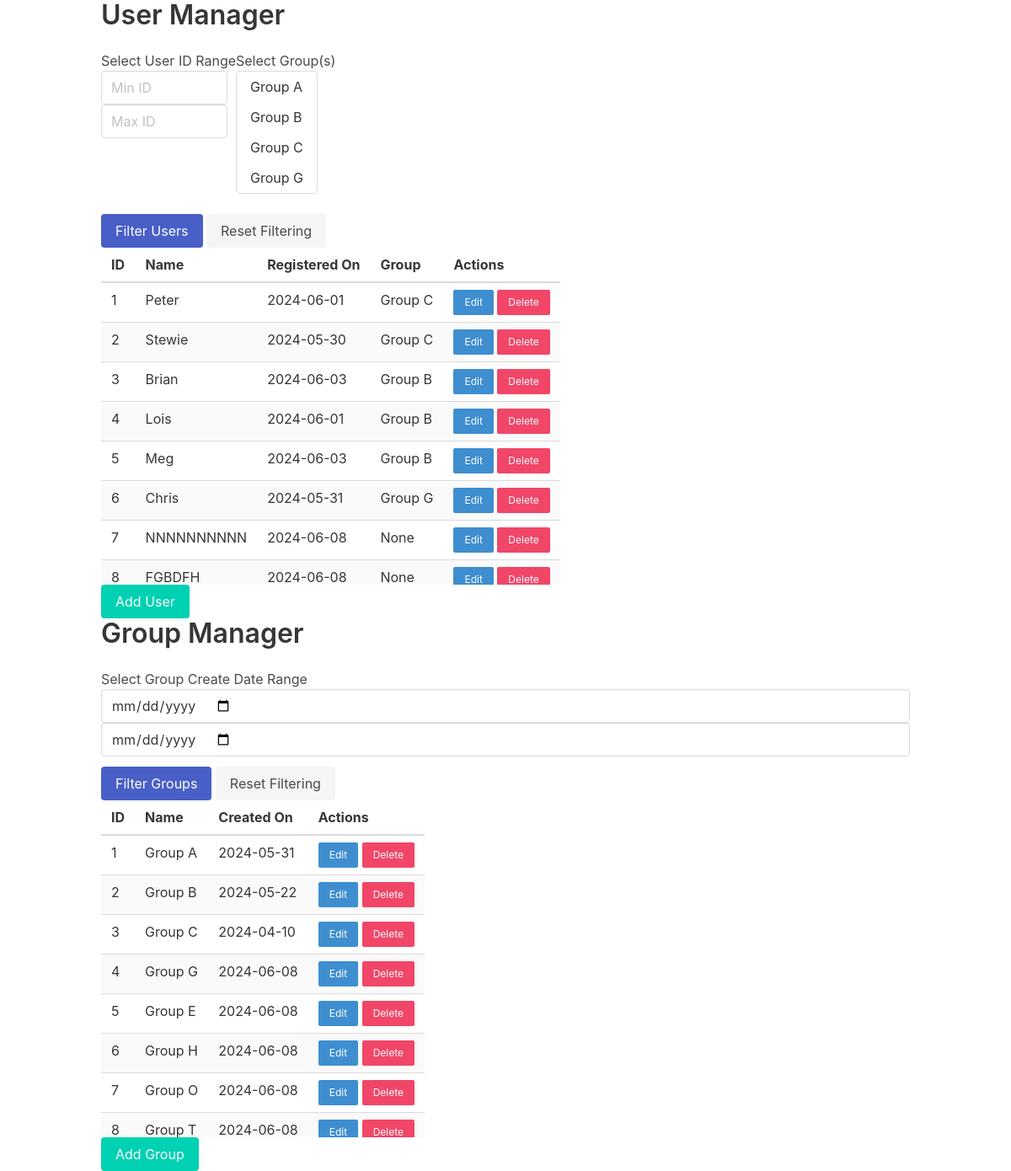
Before: / with the older database file.
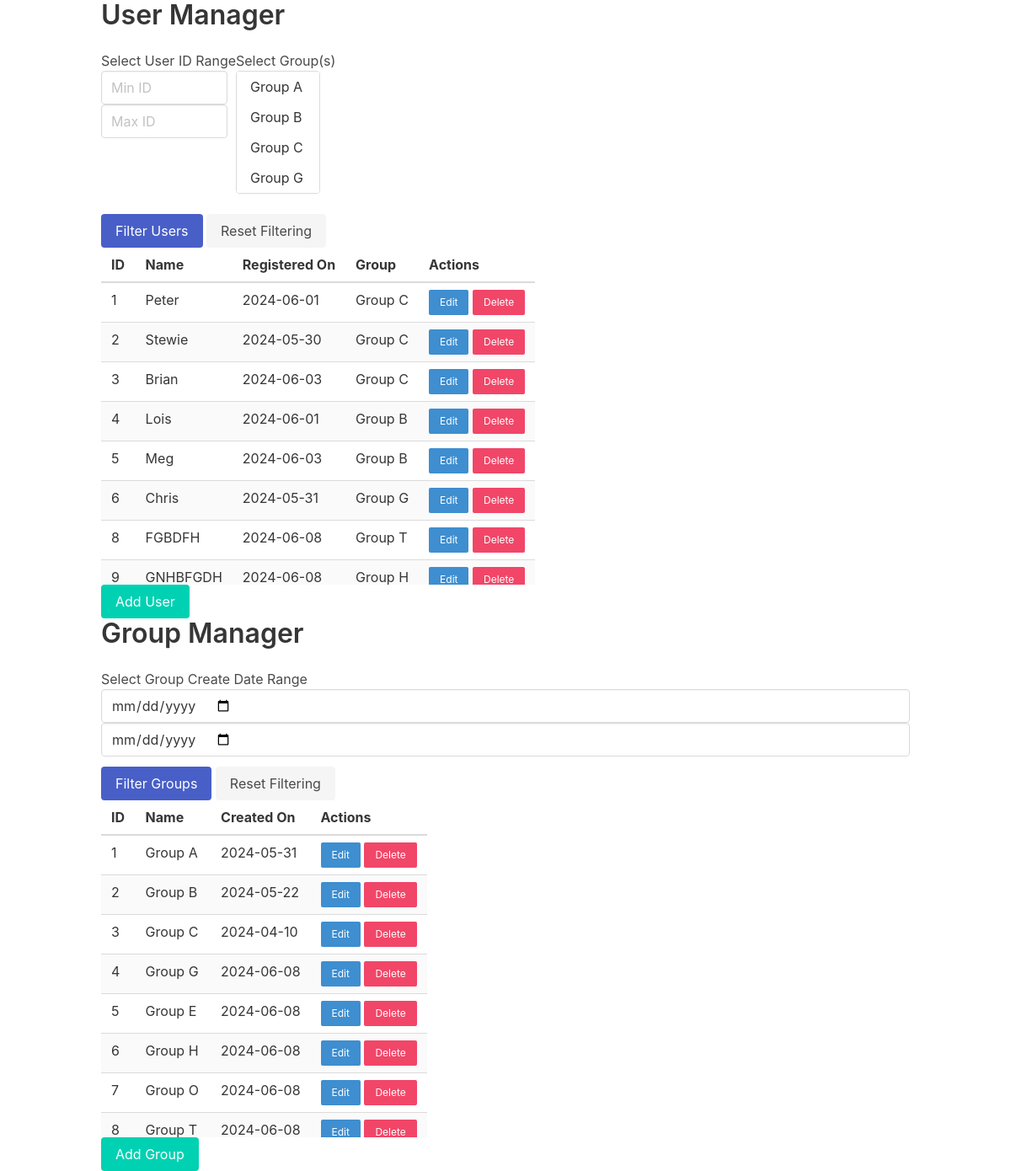
After: the same page with the newer database file.
### app.py (models this page shows)
class User(db.Model):
    id = db.Column(db.Integer, primary_key=True)
    name = db.Column(db.String(80), nullable=False)
    registered_on = db.Column(db.DateTime, default=datetime.now(timezone.utc))
    group_id = db.Column(db.Integer, db.ForeignKey('group.id'), default=0)
    group = db.relationship('Group', backref=db.backref('users', lazy=True))

class Group(db.Model):
    id = db.Column(db.Integer, primary_key=True)
    name = db.Column(db.String(80), nullable=False, unique=True)
    created_on = db.Column(db.DateTime, default=datetime.now(timezone.utc))

### app.py (the view)
@app.route('/')
def index():
    user_min_id = request.args.get('min_id', default=1, type=int)
    user_max_id = request.args.get('max_id', default=999999, type=int)
    print(f"Selecting user ID between {user_min_id} and {user_max_id}.")
    user_id_query = User.query.filter(User.id.between(user_min_id, user_max_id))
    group_ids = request.args.getlist('group_select', type=int)    # 根据 name 属性选择？
    print(f"Selecting user in groups: {group_ids}")
    if group_ids:
        user_id_query = user_id_query.filter(User.group_id.in_(group_ids))
    filtered_users = user_id_query.all()
    group_start_date = request.args.get('start_date', default='2000-01-01', type=str)
    group_end_date = request.args.get('end_date', default=datetime.today().strftime('%Y-%m-%d'), type=str)
    print(f"Selecting user registered from {group_start_date} to {group_end_date}.")
    filtered_groups = Group.query.filter(Group.created_on.between(
        datetime.strptime(group_start_date, '%Y-%m-%d').date(),
        datetime.strptime(group_end_date, '%Y-%m-%d').date() + timedelta(days=1))).all()
    return render_template('index.html',
                           users=filtered_users,
                           groups=filtered_groups,
                           group_ids=group_ids)

### templates/index.html (shortened to what this page needs)
<!doctype html>
<html lang="en">
<head>
    <link rel="stylesheet" href="https://cdnjs.cloudflare.com/ajax/libs/bulma/0.9.3/css/bulma.min.css">
    <link rel="stylesheet" href="static/css/index.css">
</head>
<body>
    <div class="container">
        <h1 class="title">User Manager</h1>
        <form action="{{ url_for('index') }}" method="get">
            <div class="columns">
                <div class="column is-narrow">
                    <div class="field-horizontal">
                        <div class="field-vertical">
                            <h2>Select User ID Range</h2>
                            <div class="control">
                                <input class="input input-width-limited" type="number" name="min_id" value="{{ request.args.get('min_id', '') }}" placeholder="Min ID" title="min id">
                            </div>
                            <div class="control">
                                <input class="input input-width-limited" type="number" name="max_id" value="{{ request.args.get('max_id', '') }}" placeholder="Max ID" title="max id">
                            </div>
                        </div>
                        <div class="field-vertical">
                            <h2>Select Group(s)</h2>
                            <div class="control">
                                <div class="select is-multiple custom-select">
                                    <select name="group_select" multiple>
                                        {% for group in groups %}
                                            <option value="{{ group.id }}" {% if group.id in group_list %}selected{% endif %}>{{ group.name }}</option>
                                        {% endfor %}
                                    </select>
                                </div>
                            </div>
                        </div>
                    </div>
                </div>
            </div>
            <div class="control">
                <button class="button is-link" type="submit">Filter Users</button>
                <a href="{{ url_for('index') }}" class="button is-light">Reset Filtering</a>
            </div>
        </form>
        <div style="height: 400px; overflow-y: scroll;">
            <table class="table is-striped">
                <thead>
                    <tr>
                        <th>ID</th>
                        <th>Name</th>
                        <th>Registered On</th>
                        <th>Group</th>
                        <th>Actions</th>
                    </tr>
                </thead>
                <tbody>
                    {% for user in users %}
                        {% set user_id = user.id %}
                        {% set registered_date = user.registered_on.strftime('%Y-%m-%d') %}
                        {% set user_group_id = user.group_id %}
                        <tr>
                            <td>{{ user.id }}</td>
                            <td>{{ user.name }}</td>
                            <td>{{ registered_date }}</td>
                            <td>{{ user.group.name if user.group else 'None' }}</td>
                            <td id="actions">
                                <button class="button is-small is-info" onclick="openUserModal({{ user_id }}, '{{ user.name }}', '{{ registered_date }}', {{ user_group_id }}, 'edit')">Edit</button>
                                <button class="button is-small is-danger" onclick="deleteUser({{ user_id }})">Delete</button>
                            </td>
                        </tr>
                    {% endfor %}
                </tbody>
            </table>
        </div>
        <button class="button is-primary" onclick="openUserModal(null, '', '', null, 'add')">Add User</button>
        <h1 class="title">Group Manager</h1>
        <h2>Select Group Create Date Range</h2>
        <form action="{{ url_for('index') }}" method="get">
            <div class="field">
                <div class="control">
                    <input class="input" type="date" name="start_date" value="{{ group_start_date }}" title="start date" required>
                    <input class="input" type="date" name="end_date" value="{{ group_end_date }}" title="end date" required>
                </div>
            </div>
            <div class="control">
                <button class="button is-link" type="submit">Filter Groups</button>
                <a href="{{ url_for('index') }}" class="button is-light">Reset Filtering</a>
            </div>
        </form>
        <div style="height: 400px; overflow-y: scroll;">
            <table class="table is-striped">
                <thead>
                    <tr>
                        <th>ID</th>
                        <th>Name</th>
                        <th>Created On</th>
                        <th>Actions</th>
                    </tr>
                </thead>
                <tbody>
                    {% for group in groups %}
                        {% set group_id = group.id %}
                        {% set created_date = group.created_on.strftime('%Y-%m-%d') %}
                        <tr>
                            <td>{{ group.id }}</td>
                            <td>{{ group.name }}</td>
                            <td>{{ created_date }}</td>
                            <td id="actions">
                                <button class="button is-small is-info" onclick="openGroupModal({{ group_id }}, '{{ group.name }}', '{{ created_date }}', 'edit')">Edit</button>
                                <button class="button is-small is-danger" onclick="deleteGroup({{ group_id }})">Delete</button>
                            </td>
                        </tr>
                    {% endfor %}
                </tbody>
            </table>
        </div>
        <button class="button is-primary" onclick="openGroupModal(null, '', '', 'add')">Add Group</button>
    </div>
</body>
</html>

### static/css/index.css (style rules this page uses)
th { position: sticky; top: 0; background: white; z-index: 1; }
.input-width-limited { max-width: 150px; }
.field-horizontal { display: flex; align-items: flex-start; }
.field-vertical { display: flex; flex-direction: column; }

Changed rows visible on the page:
removed User: id "7", name "NNNNNNNNNN", registered_on "2024-06-08", group "None"
changed User "Brian": group "Group B" → "Group C"
changed User "FGBDFH": group "None" → "Group T"
now on this page (row edited): User: id "9", name "GNHBFGDH", registered_on "2024-06-08", group "Group H"
